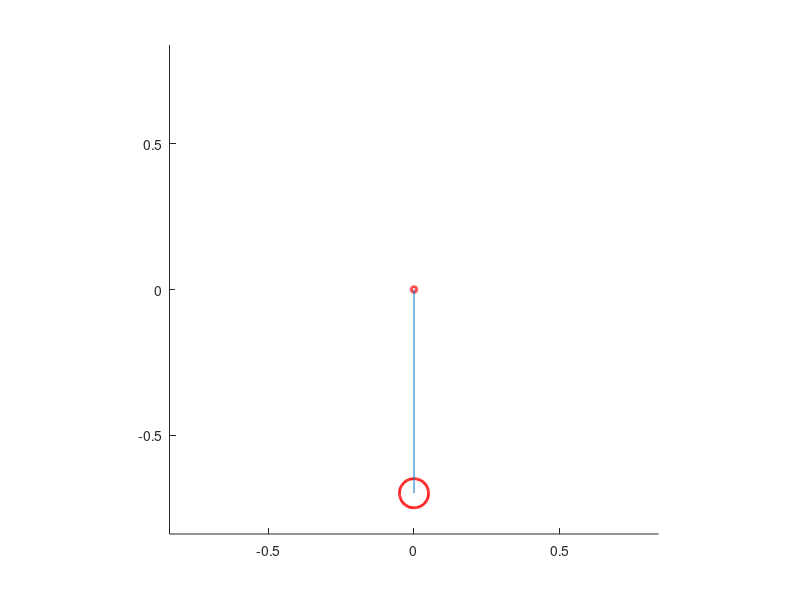

Source code (MATLAB):
l = 0.7; % duzina klatna
r = 0.1; 
m = 0.001; % masa tega
% dinamicka viskoznost
% mi = 1.82*1e-5; % vazduh
mi = 0.00089; % voda
g = 9.81;
theta0 = pi/2; % pocetni ugao
v0 = 30; % pocetna brzina
O = [0 0];
tend = 50;
init = [theta0, v0/l];
B = 2*r*pi*mi; % kad imamo otpor

% anonimna fja koja u sebi ima vektor od 2 fje - sistem koji resavamo
% f = @(t, x) [x(2); -g/l*sin(x(1))]; % kada smo u vakumu
f = @(t, x) [x(2); -B/m*x(2)-g/l*sin(x(1))]; % kada smo u nekoj sredini

% prvi arg = sistem koji treba da resi
% drugi argument = interval
% treci arg = pocetni uslovi
% rezultat = t i x
% t - izdeljeni interval od 0 do tend (sam je izdelio)
% x = x1 + x2
% x1 = vrednosti ugla theta u odgovarajucim trenucima
% x2 = vrednosti ugla theta' u odgovarajucim trenucima
[t, x] = ode45(f, [0, tend], init);

figure(1)
axis(gca, 'equal')
axis([-1 1 -1 1]*l*1.2)
O_centar = viscircles(O, 0.01); % crta tackicu - koordinate + poluprecnik
for i = 1:length(t)
    P = [l*sin(x(i, 1)) -l*cos(x(i, 1))]; % koordinate lopte - gde se loptica nalazi
    lopta = viscircles(P, 0.05);

    % spaja dve tacke koje su zadate x i y koordinatama
    kanap = line([O(1), P(1)], [O(2), P(2)]);

    pause(0.05);

    % i kanap i lopta su objekti
    if i < length(t)
        delete(lopta); 
        delete(kanap);
    end
end
